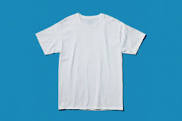
#> input picture MNIST_FashionDeepNeuralNetwork/images.jpg, 182 x 121 px
$ jupyter execute --allow-errors Untitled.ipynb
#> lines starting #> are read from the running program, lines starting #| are printed output that depends on the picture; after the words box and inside, x2 and y2 are one past the last pixel; in counts of white or black regions, pixels touching at a corner belong together
[cell 1]
import keras
import numpy as np
import matplotlib.pyplot as plt
import cv2
from PIL import Image

[cell 2]
image = Image.open('images.jpg')
#> image is the input picture: PIL image 182x121 RGB; mean R, G, B 84.7, 161.4, 195.8

[cell 3]
# plt.imshow(image)
image

[cell 4]
image = image.convert('L')
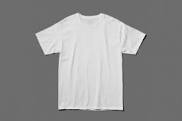
#> image: PIL image 182x121 L; min 6, max 254, mean 142.5
image

[cell 5]
image.point(lambda x: 0 if x<100 else 255)
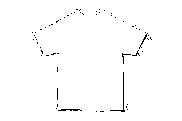
#> Out: PIL image 182x121 L; 98.9% white; black in thin lines or dots, all inside (x1, y1, x2, y2) = (32, 9, 152, 112)

[cell 6]
image = np.array(image)

[cell 7]
image = cv2.bitwise_not(image)
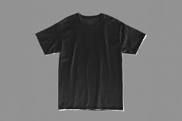
#> image: shape (121, 182); min 1, max 249, mean 112.5
image = cv2.resize(image, (28,28))
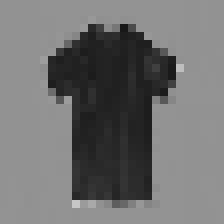
#> image: shape (28, 28) (shown 8 times larger); min 24, max 198, mean 112.7
image = image/255
image = image.reshape(1, 28,28)
#> (the rest of this cell did not finish here and is left out)
